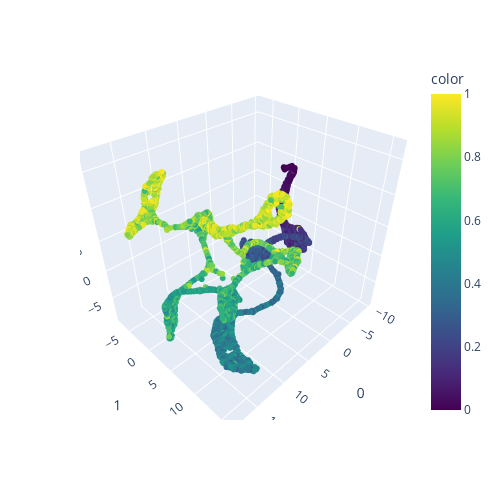

The code cell stored with this chart in its notebook:
### Code cell
import plotly   
importlib.reload(plotly)
# importlib.reload(nbformat)
import plotly.express as px
fig_3d = px.scatter_3d(
    emb_featuremap, 
    x=0, y=1, z=2,
    color=data_pseudotime, 
    # labels={'color': 'species'}
    color_continuous_scale='viridis',
    # color_discrete_sequence=[ 'orange', 'blue']
)
fig_3d.update_traces(marker_size=2) # Modify the point size
fig_3d.update_layout(
    autosize=False,
    width=500,
    height=500,
)
fig_3d.show()

# save the plot 
# fig_3d.write_html("3d_plot.html")

### Figure 1 — Plotly figure (JSON) as saved in the notebook; plotly's stock layout.template omitted (floating-point values rounded to 4 significant figures; data arrays with more than 128 entries replaced by an {"elided": "..."} marker saying what was removed)
{"data": [{"hovertemplate": "0=%{x}<br>1=%{y}<br>2=%{z}<br>color=%{marker.color}<extra></extra>", "legendgroup": "", "marker": {"color": {"elided": "5000 float values"}, "coloraxis": "coloraxis", "size": 2, "symbol": "circle"}, "mode": "markers", "name": "", "scene": "scene", "showlegend": false, "type": "scatter3d", "x": {"elided": "5000 float values"}, "y": {"elided": "5000 float values"}, "z": {"elided": "5000 float values"}}], "layout": {"autosize": false, "coloraxis": {"colorbar": {"title": {"text": "color"}}, "colorscale": [[0, "#440154"], [0.1111, "#482878"], [0.2222, "#3e4989"], [0.3333, "#31688e"], [0.4444, "#26828e"], [0.5556, "#1f9e89"], [0.6667, "#35b779"], [0.7778, "#6ece58"], [0.8889, "#b5de2b"], [1, "#fde725"]]}, "height": 500, "legend": {"tracegroupgap": 0}, "margin": {"t": 60}, "scene": {"domain": {"x": [0, 1], "y": [0, 1]}, "xaxis": {"title": {"text": "0"}}, "yaxis": {"title": {"text": "1"}}, "zaxis": {"title": {"text": "2"}}}, "width": 500}}
